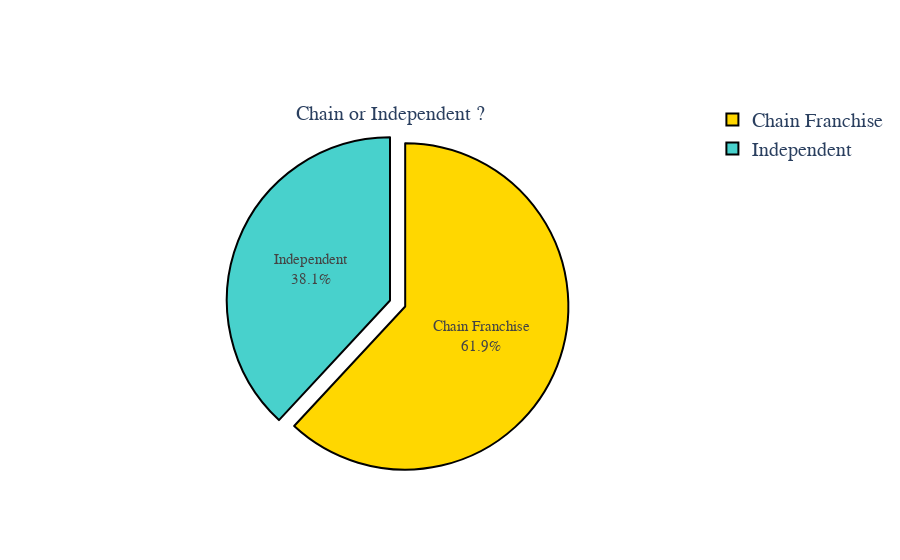

This figure's notebook cell:
### Code cell
fig = go.Figure(data=[go.Pie(labels=['Chain Franchise','Independent'],values=chain_data)])
fig.update_traces(hoverinfo='value', textinfo='label+percent', textfont_size=15,
                  marker=dict(colors=colors, line=dict(color='#000000', width=2)),
                 pull=[0.1,0],title='Chain or Independent ?')
fig.update_layout(
    font=dict(
        family="Courier New, monospace",
        size=20,
    )
)
fig.show()

### Figure 1 — Plotly figure (JSON) as saved in the notebook; plotly's stock layout.template omitted (floating-point values rounded to 4 significant figures)
{"data": [{"hoverinfo": "value", "labels": ["Chain Franchise", "Independent"], "marker": {"colors": ["gold", "mediumturquoise", "darkorange", "lightgreen"], "line": {"color": "#000000", "width": 2}}, "pull": [0.1, 0], "textfont": {"size": 15}, "textinfo": "label+percent", "title": {"text": "Chain or Independent ?"}, "type": "pie", "values": [5975, 3676]}], "layout": {"font": {"family": "Courier New, monospace", "size": 20}}}
